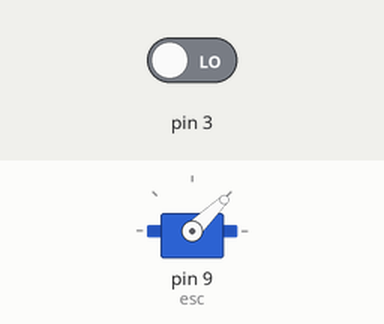
Recording of a sketch running on a simulated Arduino Uno, built with avr-gcc and run on an emulated ATmega328P. On the bench: servo. The inputs (shaded band) are chosen by the test bench; at power-on: pin 3 LOW.

Above: at 0.1 s.
Timing chart, 0 to 1.6 s (numbered marks = the images above):
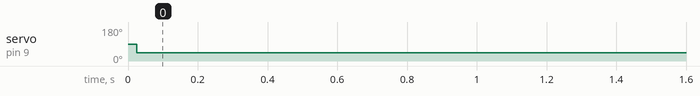

The sketch:

Executor_Code.ino
```cpp
#include <Servo.h>

Servo esc;

void setup() {
  Serial.begin(9600);
  esc.attach(9);
}

void loop() {
  unsigned long pulseWidth = pulseIn(3, HIGH, 25000);

  if (pulseWidth > 500) {
    esc.writeMicroseconds(pulseWidth);
  } else {
    esc.writeMicroseconds(1000); // Sécurité si pas de signal
  }

  delay(20);
}
```

Measured:
- by itself, servo on pin 9 (esc): 90° → 44° at 0.03 s
